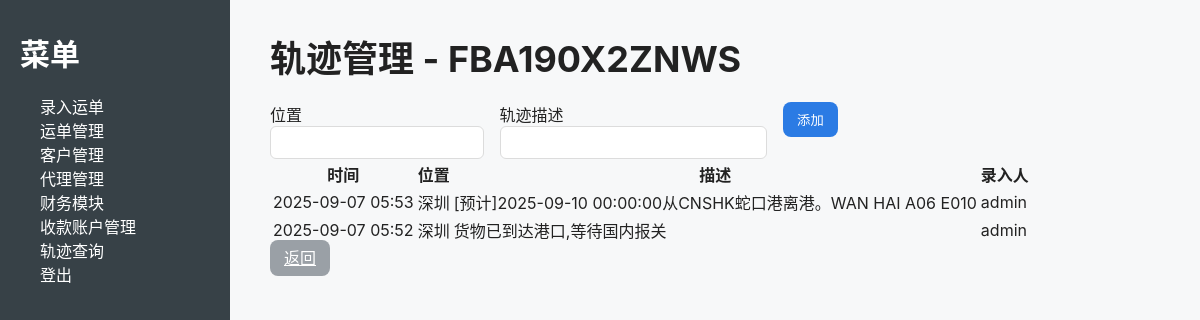
/shipments/18/tracks (signed in), run on the app's committed database.
### models.py (models this page shows)
class TimestampMixin:
    created_at = db.Column(db.DateTime, default=datetime.utcnow)
    updated_at = db.Column(db.DateTime, default=datetime.utcnow, onupdate=datetime.utcnow)

class Shipment(db.Model, TimestampMixin):
    __tablename__ = "shipment"
    id = db.Column(db.Integer, primary_key=True)
    tracking_number = db.Column(db.String(50), unique=True, nullable=False)
    customer_id = db.Column(db.Integer, db.ForeignKey("customer.id"))
    agent_id = db.Column(db.Integer, db.ForeignKey("carrier_agent.id"))
    carrier_id = db.Column(db.String(50))  # 环境货代 id（如 rtb56）
    origin = db.Column(db.String(100))
    destination = db.Column(db.String(100))
    channel = db.Column(db.String(200))     # 运输渠道（快递/空运/海运/铁路…）
    product_type = db.Column(db.String(200))
    pieces = db.Column(db.Integer, default=1)
    weight = db.Column(db.Float, default=0.0)
    unit_price = db.Column(db.Float, default=0.0)
    fee = db.Column(db.Float, default=0.0)              # 合计（自动计算或手填）
    surcharge_extra = db.Column(db.Float, default=0.0)  # 附加费（选填）
    operation_fee = db.Column(db.Float, default=0.0)    # 操作费（选填）
    high_value_fee = db.Column(db.Float, default=0.0)   # 超值费（选填）
    status = db.Column(db.String(50), default="已创建")
    note = db.Column(db.Text)

class ManualTrack(db.Model, TimestampMixin):
    __tablename__ = "manual_track"
    id = db.Column(db.Integer, primary_key=True)
    shipment_id = db.Column(db.Integer, db.ForeignKey("shipment.id"), nullable=False, index=True)
    happen_time = db.Column(db.DateTime, nullable=False, default=datetime.utcnow)
    location = db.Column(db.String(255))
    description = db.Column(db.Text, nullable=False)
    author = db.Column(db.String(100))  # 记录是谁写的（可选）
    shipment = db.relationship("Shipment", backref="manual_tracks")

### views.py (the view, shortened to what this page needs)
@views.route("/shipments/<int:shipment_id>/tracks", methods=["GET", "POST"])
@login_required
def manual_tracks(shipment_id):
    shipment = Shipment.query.get_or_404(shipment_id)
    events = ManualTrack.query.filter_by(shipment_id=shipment.id).order_by(ManualTrack.happen_time.desc()).all()
    return render_template("shipment_events.html", shipment=shipment, events=events)

### app.py (called while the page is built)
@login_manager.user_loader
def load_user(user_id):
    try:
        return User.query.get(int(user_id))
    except Exception:
        return None

### templates/shipment_events.html
{% extends "base.html" %}
{% block content %}
<div class="container mt-4">
    <h2>轨迹管理 - {{ shipment.tracking_number }}</h2>
    <form method="POST" class="mb-4">
        <div class="row g-3">
            <div class="col-md-3">
                <label class="form-label">位置</label>
                <input type="text" name="location" class="form-control">
            </div>
            <div class="col-md-7">
                <label class="form-label">轨迹描述</label>
                <input type="text" name="description" class="form-control" required>
            </div>
            <div class="col-md-2 d-flex align-items-end">
                <button type="submit" class="btn btn-primary w-100">添加</button>
            </div>
        </div>
    </form>
    <table class="table table-striped">
        <thead>
            <tr>
                <th>时间</th>
                <th>位置</th>
                <th>描述</th>
                <th>录入人</th>
            </tr>
        </thead>
        <tbody>
            {% for e in events %}
            <tr>
                <td>{{ e.happen_time.strftime("%Y-%m-%d %H:%M") }}</td>
                <td>{{ e.location or "-" }}</td>
                <td>{{ e.description }}</td>
                <td>{{ e.author or "-" }}</td>
            </tr>
            {% endfor %}
        </tbody>
    </table>
    <a href="{{ url_for('views.shipments') }}" class="btn btn-secondary">返回</a>
</div>
{% endblock %}

### static/css/style.css (style rules this page uses)
body { margin: 0; font-family: -apple-system, Helvetica, Arial, "PingFang SC", "Noto Sans CJK SC", sans-serif; color:#222; background:#f7f8f9; }
h2 { font-size:36px; margin-top:0; margin-bottom:20px; }
.form-control, .form-select { width:100%; padding:8px 10px; border-radius:6px; border:1px solid #dcdcdc; box-sizing:border-box; }
.btn { padding:8px 14px; border-radius:8px; border:0; cursor:pointer; }
.btn-primary { background:#2b7be4; color:#fff; }
.btn-secondary { background:#9aa0a6; color:#fff; }
.row { display:flex; gap:20px; flex-wrap:wrap; }
.col-md-2 { width:16.5%; }
.col-md-3 { width:24%; }
.g-3 { gap:16px; }

### data on the page
Shipment: tracking_number "FBA190X2ZNWS"
ManualTrack: happen_time "2025-09-07 05:53", location "深圳", description "[预计]2025-09-10 00:00:00从CNSHK蛇口港离港。WAN HAI A06 E010", author "admin"
ManualTrack: happen_time "2025-09-07 05:52", location "深圳", description "货物已到达港口,等待国内报关", author "admin"
